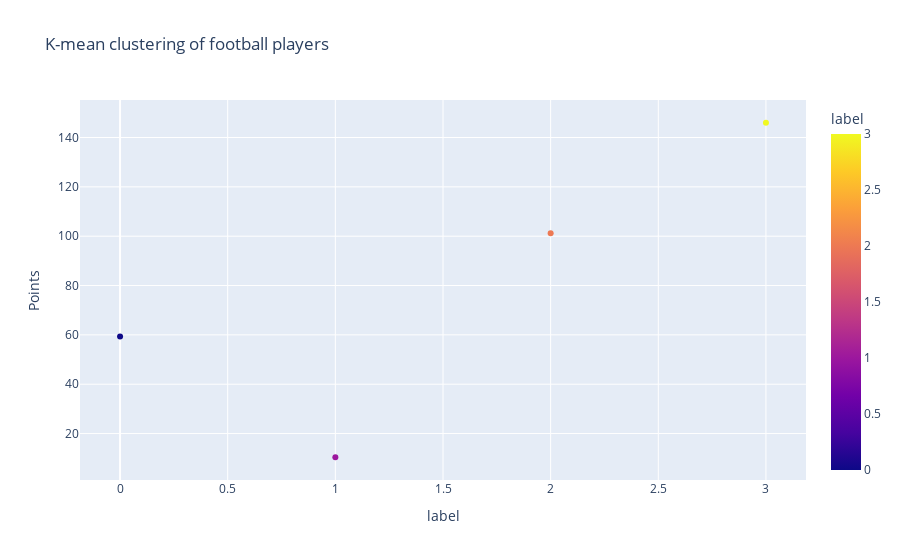

The code cell stored with this chart in its notebook:
### Code cell
df_groupby = df.groupby('label').agg(Points = ('Total_Points','mean')).reset_index()
df_groupby = df_groupby.sort_values(by = 'Points',ascending=False).reset_index(drop = True)
fig = px.scatter(df_groupby,x="label",y="Points",color="label",title="K-mean clustering of football players")
fig.update_traces(textposition='top center')
fig.show()

### Figure 1 — Plotly figure (JSON) as saved in the notebook; plotly's stock layout.template omitted (floating-point values rounded to 4 significant figures)
{"data": [{"hovertemplate": "label=%{marker.color}<br>Points=%{y}<extra></extra>", "legendgroup": "", "marker": {"color": [3, 2, 0, 1], "coloraxis": "coloraxis", "symbol": "circle"}, "mode": "markers", "name": "", "orientation": "v", "showlegend": false, "textposition": "top center", "type": "scatter", "x": [3, 2, 0, 1], "xaxis": "x", "y": [146.0, 101.2, 59.38, 10.4], "yaxis": "y"}], "layout": {"coloraxis": {"colorbar": {"title": {"text": "label"}}, "colorscale": [[0, "#0d0887"], [0.1111, "#46039f"], [0.2222, "#7201a8"], [0.3333, "#9c179e"], [0.4444, "#bd3786"], [0.5556, "#d8576b"], [0.6667, "#ed7953"], [0.7778, "#fb9f3a"], [0.8889, "#fdca26"], [1, "#f0f921"]]}, "legend": {"tracegroupgap": 0}, "title": {"text": "K-mean clustering of football players"}, "xaxis": {"anchor": "y", "domain": [0, 1], "title": {"text": "label"}}, "yaxis": {"anchor": "x", "domain": [0, 1], "title": {"text": "Points"}}}}
